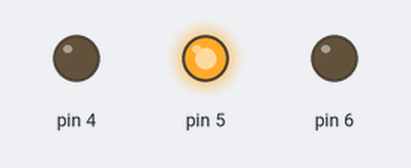
Bench run of a sketch on a simulated Arduino Uno, built with avr-gcc and run on an emulated ATmega328P. Shown: output pins drawn as LEDs (lit = HIGH).

Above: at 0.2 s.
At 1.2 s:
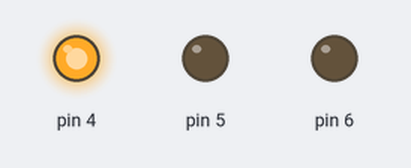
At 2.2 s:
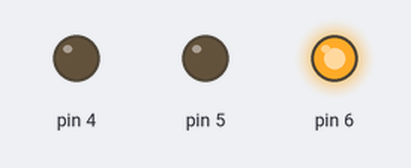
At 5.7 s:
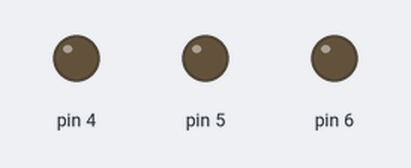
Timing chart, 0 to 6.9 s (numbered marks = the images above):
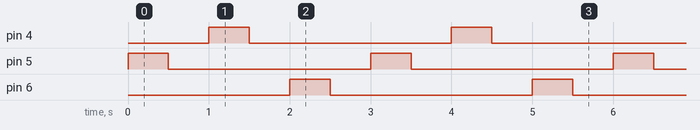

Measured:
- by itself, pin 4–6: alternates HIGH for 0.50 s and LOW for 2.5 s
- by itself, everything shown: repeats every 3.0 s, in 6 steps

The sketch:

User_Program1_3.ino
```cpp
/*Software 1073 Arduino BoeBots
User Program
Method stubs are pre-made. add your own code to complete the challenge!

Program Task: Cycle the 3 leds of the robot, so that one led turns on, then the next, then the next
Feel free to view the example program within the same folder if you need help!
*/

void setup(){
  //your code goes here
  pinMode(5, OUTPUT);
  pinMode(4, OUTPUT);
  pinMode(6, OUTPUT);
}

void loop(){
  //also here
  int time = 500;
  digitalWrite(5, HIGH);
  delay(time);
  digitalWrite(5, LOW);
  delay(time);
  digitalWrite(4, HIGH);
  delay(time);
  digitalWrite(4, LOW);
  delay(time);
  digitalWrite(6, HIGH);
  delay(time);
  digitalWrite(6, LOW);
  delay(time);
}
```
